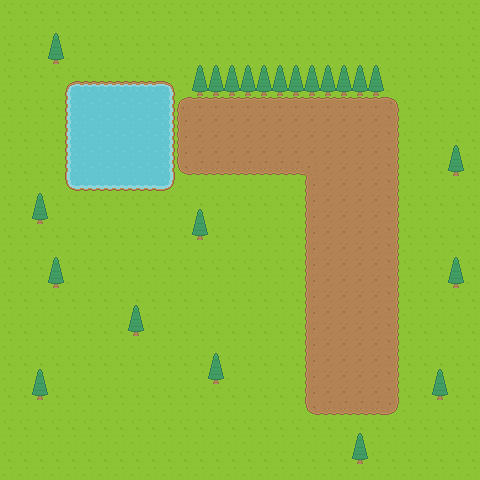

Below is a game level as drawn by its tile map, then a one-line description and the .tmx that defines it (tile-layer data replaced by summaries):
An orthogonal 30x30 tile map with 16x16 px tiles, 4 tile layers (Camada de Tiles 1, Camada de Tiles 2, Objects, Objects2), 2 tilesets and 20 objects.

<map version="1.0" orientation="orthogonal" renderorder="left-down" width="30" height="30" tilewidth="16" tileheight="16" nextobjectid="1">
 <properties>
  <property name="unity:scale" value="0.0625" />
 </properties>
 <tileset firstgid="1" name="roguelikeSheet_transparent" tilewidth="16" tileheight="16" spacing="1" tilecount="1767" columns="57">
  <image source="../sprites/roguelikeSheet_transparent.png" width="968" height="526" />
  <terraintypes>
   <terrain name="Dirt" tile="-1" />
   <terrain name="Dirt" tile="-1" />
  </terraintypes>
  <tile id="2">
   <objectgroup draworder="index">
    <object id="1" x="-0.0909091" y="-0.181818" width="16" height="16.0909" />
   </objectgroup>
  </tile>
  <tile id="3">
   <objectgroup draworder="index">
    <object id="1" x="0" y="0" width="15.9091" height="16" />
   </objectgroup>
  </tile>
  <tile id="4">
   <objectgroup draworder="index">
    <object id="1" x="-0.0909091" y="0.0909091" width="16.0909" height="15.9091" />
   </objectgroup>
  </tile>
  <tile id="59">
   <objectgroup draworder="index">
    <object id="2" x="0" y="0" width="15.9091" height="15.9091" />
   </objectgroup>
  </tile>
  <tile id="60">
   <objectgroup draworder="index">
    <object id="1" x="0" y="0" width="16" height="15.8182" />
   </objectgroup>
  </tile>
  <tile id="61">
   <objectgroup draworder="index">
    <object id="1" x="-0.363636" y="-0.181818" width="16.2727" height="16.1818" />
   </objectgroup>
  </tile>
  <tile id="116">
   <objectgroup draworder="index">
    <object id="1" x="-0.0909091" y="0.0909091" width="16.3636" height="15.8182" />
   </objectgroup>
  </tile>
  <tile id="117">
   <objectgroup draworder="index">
    <object id="1" x="0" y="0.181818" width="16.0909" height="15.6364" />
   </objectgroup>
  </tile>
  <tile id="118">
   <objectgroup draworder="index">
    <object id="2" x="-0.0909091" y="0" width="15.9091" height="16" />
   </objectgroup>
  </tile>
  <tile id="518" terrain="0,0,0," />
  <tile id="519" terrain="0,0,,0" />
  <tile id="520" terrain=",,,0" />
  <tile id="521" terrain=",,0,0" />
  <tile id="522" terrain=",,0," />
  <tile id="575" terrain="0,,0,0" />
  <tile id="576" terrain=",0,0,0" />
  <tile id="577" terrain=",0,,0" />
  <tile id="578" terrain="0,0,0,0" />
  <tile id="579" terrain="0,,0," />
  <tile id="634" terrain=",0,," />
  <tile id="635" terrain="0,0,," />
  <tile id="636" terrain="0,,," />
  <tile id="645">
   <objectgroup draworder="index">
    <object id="1" x="0.181818" y="-0.0909091" width="15.9091" height="16.0909" />
   </objectgroup>
  </tile>
 </tileset>
 <tileset firstgid="1768" name="roguelikeSheet_transparent" tilewidth="16" tileheight="16" spacing="1" tilecount="1767" columns="57">
  <image source="../sprites/roguelikeSheet_transparent.png" width="968" height="526" />
  <terraintypes>
   <terrain name="Dirt" tile="-1" />
   <terrain name="Dirt" tile="-1" />
  </terraintypes>
  <tile id="2">
   <objectgroup draworder="index">
    <object id="1" x="-0.0909091" y="-0.181818" width="16" height="16.0909" />
   </objectgroup>
  </tile>
  <tile id="3">
   <objectgroup draworder="index">
    <object id="1" x="0" y="0" width="15.9091" height="16" />
   </objectgroup>
  </tile>
  <tile id="4">
   <objectgroup draworder="index">
    <object id="1" x="-0.0909091" y="0.0909091" width="16.0909" height="15.9091" />
   </objectgroup>
  </tile>
  <tile id="59">
   <objectgroup draworder="index">
    <object id="2" x="0" y="0" width="15.9091" height="15.9091" />
   </objectgroup>
  </tile>
  <tile id="60">
   <objectgroup draworder="index">
    <object id="1" x="0" y="0" width="16" height="15.8182" />
   </objectgroup>
  </tile>
  <tile id="61">
   <objectgroup draworder="index">
    <object id="1" x="-0.363636" y="-0.181818" width="16.2727" height="16.1818" />
   </objectgroup>
  </tile>
  <tile id="116">
   <objectgroup draworder="index">
    <object id="1" x="-0.0909091" y="0.0909091" width="16.3636" height="15.8182" />
   </objectgroup>
  </tile>
  <tile id="117">
   <objectgroup draworder="index">
    <object id="1" x="0" y="0.181818" width="16.0909" height="15.6364" />
   </objectgroup>
  </tile>
  <tile id="118">
   <objectgroup draworder="index">
    <object id="2" x="-0.0909091" y="0" width="15.9091" height="16" />
   </objectgroup>
  </tile>
  <tile id="518" terrain="0,0,0," />
  <tile id="519" terrain="0,0,,0" />
  <tile id="520" terrain=",,,0" />
  <tile id="521" terrain=",,0,0" />
  <tile id="522" terrain=",,0," />
  <tile id="575" terrain="0,,0,0" />
  <tile id="576" terrain=",0,0,0" />
  <tile id="577" terrain=",0,,0" />
  <tile id="578" terrain="0,0,0,0" />
  <tile id="579" terrain="0,,0," />
  <tile id="634" terrain=",0,," />
  <tile id="635" terrain="0,0,," />
  <tile id="636" terrain="0,,," />
  <tile id="645">
   <objectgroup draworder="index">
    <object id="1" x="0.181818" y="-0.0909091" width="15.9091" height="16.0909" />
   </objectgroup>
  </tile>
 </tileset>
 <layer name="Camada de Tiles 1" width="30" height="30">
  <data>[900 cells, 900 non-empty, 11 distinct tile ids]</data>
 </layer>
 <layer name="Camada de Tiles 2" width="30" height="30">
  <data>[900 cells, 160 non-empty, 10 distinct tile ids]</data>
 </layer>
 <layer name="Objects" width="30" height="30">
  <data>[900 cells, 23 non-empty, 1 distinct tile ids]</data>
 </layer>
 <layer name="Objects2" width="30" height="30">
  <data>[900 cells, 23 non-empty, 1 distinct tile ids]</data>
 </layer>
</map>
